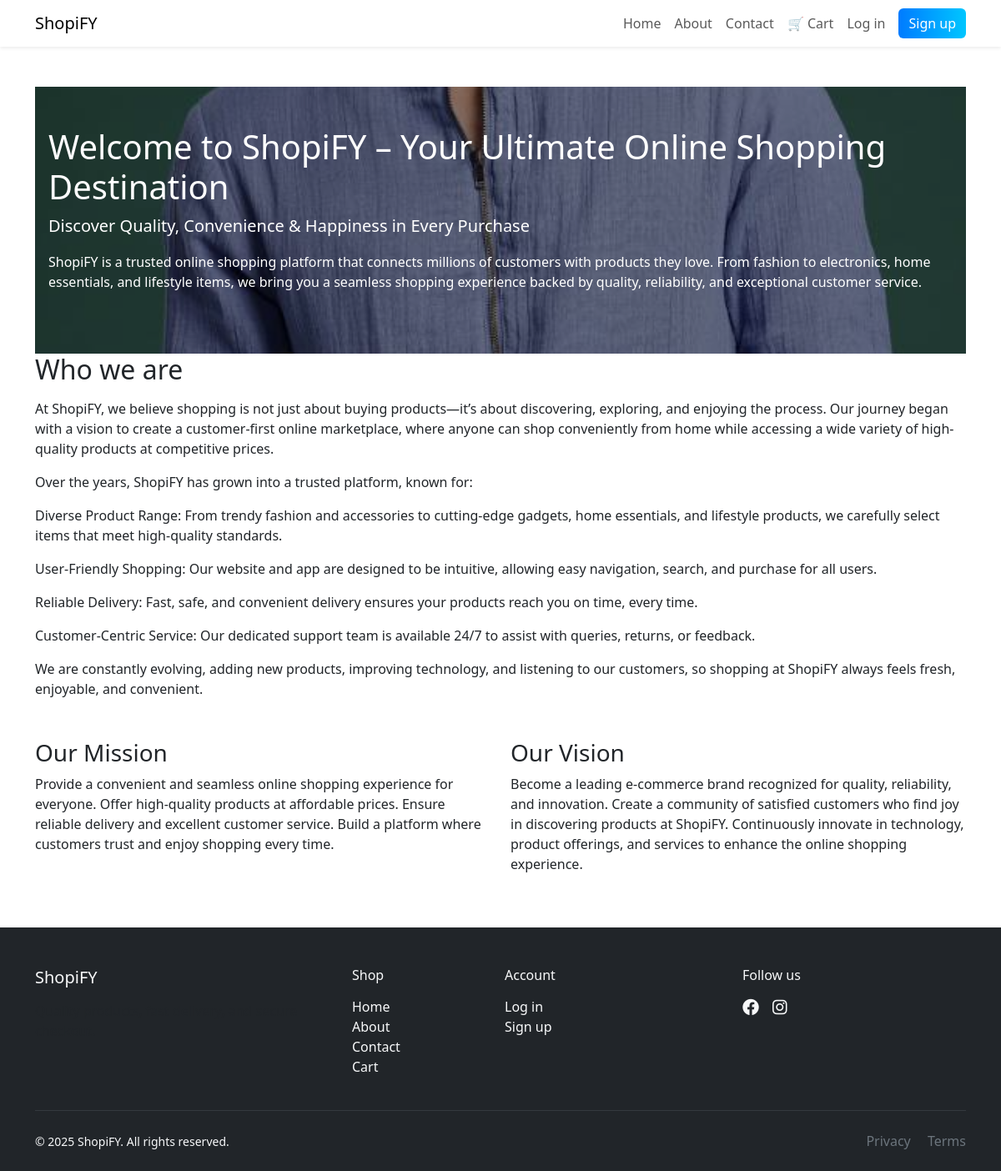
The page /about/ on the database its author committed.
### shop/models.py (models this page shows, shortened)
class About(models.Model):
    title = models.CharField(max_length=200)
    subtitle = models.CharField(max_length=255, blank=True)
    short_description = models.TextField(blank=True)
    content = models.TextField()
    mission = models.TextField(blank=True)
    vision = models.TextField(blank=True)
    shop_details = models.TextField(blank=True)
    image = models.ImageField(upload_to='about/', blank=True, null=True)
    hero_image = models.ImageField(upload_to='about/hero/', blank=True, null=True)
    created_at = models.DateTimeField(auto_now_add=True)
    updated_at = models.DateTimeField(auto_now=True)
    class Meta:
        ordering = ['-updated_at']

### shop/views.py (the view)
# urls.py: path('about/', views.about_view, name='about'),
def about_view(request):
    about = About.objects.order_by("-updated_at").first()
    return render(request, "shop/about.html", {"about": about, "now": timezone.now()})

### templates/shop/about.html (shortened to what this page needs)
{% extends "base.html" %}
{% load static %}
{% block content %}
<header class="hero text-white" style="
  {% if about and about.hero_image %}
    background-image: url('{{ about.hero_image.url }}');
  {% else %}
    background: linear-gradient(120deg,#4f46e5,#06b6d4);
  {% endif %}
">
  <div class="overlay"></div>
  <div class="container content">
    <h1>{{ about.title }}</h1>
    <p class="lead">{{ about.subtitle }}</p>
    <p>{{ about.short_description }}</p>
  </div>
</header>
<section>
  <h2>Who we are</h2>
  <p>{{ about.content|linebreaks }}</p>
</section>
<section class="row mt-5">
  <div class="col-md-6">
    <h3>Our Mission</h3>
    <p>{{ about.mission }}</p>
  </div>
  <div class="col-md-6">
    <h3>Our Vision</h3>
    <p>{{ about.vision }}</p>
  </div>
</section>
{% endblock %}

### static/shop/css/main.css (style rules this page uses)
.hero { min-height: 320px; background-size: cover; background-position: center; position: relative; color: #fff; }
.hero .overlay { position: absolute; inset: 0; background: rgba(0,0,0,0.45); }
.hero .content { position: relative; z-index: 2; padding: 3rem 1rem; }

### rows shown on the page
About: hero_image (picture), title "Welcome to ShopiFY – Your Ultimate Online Shopping Destination", subtitle "Discover Quality, Convenience & Happiness in Every Purchase", short_description "ShopiFY is a trusted online shopping platform that connects millions of customers with products they love. From fashion to electronics, home essentials, and lifestyle items, we bring you a seamless shopping experience backed by quality, reliability, and exceptional customer service.", content "At ShopiFY, we believe shopping is not just about buying products—it’s about discovering, exploring, and enjoying the process. Our journey began with a vision to create a customer-first online marketplace, where anyone can shop conveniently from home while accessing a wide variety of high-quality products at competitive prices. Over the years, ShopiFY has grown into a trusted platform, known for: Diverse Product Range: From trendy fashion and accessories to cutting-edge gadgets, home essentials, and lifestyle products, we carefully select items that meet high-quality standards. User-Friendly Shopping: Our website and app are designed to be intuitive, allowing easy navigation, search, and…", mission "Provide a convenient and seamless online shopping experience for everyone. Offer high-quality products at affordable prices. Ensure reliable delivery and excellent customer service. Build a platform where customers trust and enjoy shopping every time.", vision "Become a leading e-commerce brand recognized for quality, reliability, and innovation. Create a community of satisfied customers who find joy in discovering products at ShopiFY. Continuously innovate in technology, product offerings, and services to enhance the online shopping experience."
